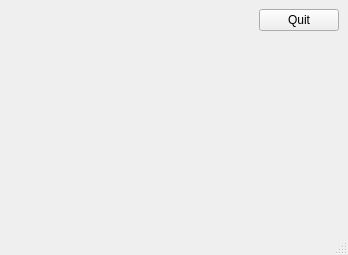
<?xml version="1.0" encoding="UTF-8"?>
<ui version="4.0">
 <class>MainWindow</class>
 <widget class="QMainWindow" name="MainWindow">
  <property name="geometry">
   <rect>
    <x>0</x>
    <y>0</y>
    <width>348</width>
    <height>255</height>
   </rect>
  </property>
  <property name="windowTitle">
   <string>MainWindow</string>
  </property>
  <widget class="QWidget" name="centralwidget">
   <layout class="QGridLayout" name="gridLayout">
    <item row="0" column="0">
     <spacer name="horizontalSpacer">
      <property name="orientation">
       <enum>Qt::Horizontal</enum>
      </property>
      <property name="sizeHint" stdset="0">
       <size>
        <width>282</width>
        <height>20</height>
       </size>
      </property>
     </spacer>
    </item>
    <item row="0" column="1">
     <widget class="QPushButton" name="pushButton">
      <property name="text">
       <string>Quit</string>
      </property>
     </widget>
    </item>
    <item row="1" column="1">
     <spacer name="verticalSpacer">
      <property name="orientation">
       <enum>Qt::Vertical</enum>
      </property>
      <property name="sizeHint" stdset="0">
       <size>
        <width>20</width>
        <height>175</height>
       </size>
      </property>
     </spacer>
    </item>
   </layout>
  </widget>
  <widget class="QMenuBar" name="menubar">
   <property name="geometry">
    <rect>
     <x>0</x>
     <y>0</y>
     <width>348</width>
     <height>21</height>
    </rect>
   </property>
  </widget>
  <widget class="QStatusBar" name="statusbar"/>
 </widget>
 <resources/>
 <connections>
  <connection>
   <sender>pushButton</sender>
   <signal>clicked()</signal>
   <receiver>MainWindow</receiver>
   <slot>close()</slot>
   <hints>
    <hint type="sourcelabel">
     <x>318</x>
     <y>36</y>
    </hint>
    <hint type="destinationlabel">
     <x>173</x>
     <y>127</y>
    </hint>
   </hints>
  </connection>
 </connections>
</ui>
